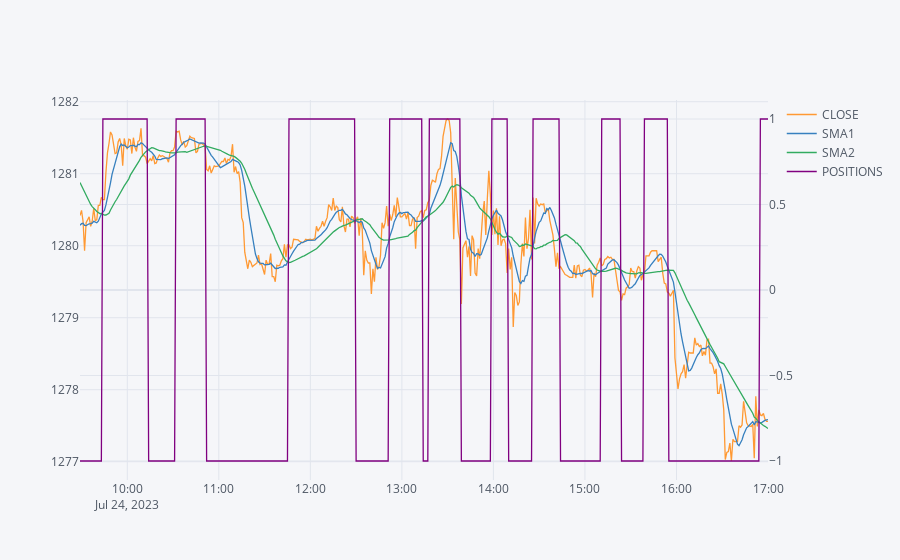

The cell this chart's notebook holds for it:
### Code cell
data.iplot(secondary_y='POSITIONS')

### Figure 1 — Plotly figure (JSON) as saved in the notebook; plotly's stock layout.template omitted (floating-point values rounded to 4 significant figures; data arrays with more than 128 entries replaced by an {"elided": "..."} marker saying what was removed)
{"data": [{"line": {"color": "rgba(255, 153, 51, 1.0)", "dash": "solid", "shape": "linear", "width": 1.3}, "mode": "lines", "name": "CLOSE", "text": "", "type": "scatter", "x": {"elided": "452 str values"}, "y": {"elided": "452 float values"}}, {"line": {"color": "rgba(55, 128, 191, 1.0)", "dash": "solid", "shape": "linear", "width": 1.3}, "mode": "lines", "name": "SMA1", "text": "", "type": "scatter", "x": {"elided": "452 str values"}, "y": {"elided": "452 float values"}}, {"line": {"color": "rgba(50, 171, 96, 1.0)", "dash": "solid", "shape": "linear", "width": 1.3}, "mode": "lines", "name": "SMA2", "text": "", "type": "scatter", "x": {"elided": "452 str values"}, "y": {"elided": "452 float values"}}, {"line": {"color": "rgba(128, 0, 128, 1.0)", "dash": "solid", "shape": "linear", "width": 1.3}, "mode": "lines", "name": "POSITIONS", "text": "", "type": "scatter", "x": {"elided": "452 str values"}, "xaxis": "x", "y": {"elided": "452 int values"}, "yaxis": "y2"}], "layout": {"legend": {"bgcolor": "#F5F6F9", "font": {"color": "#4D5663"}}, "paper_bgcolor": "#F5F6F9", "plot_bgcolor": "#F5F6F9", "title": {"font": {"color": "#4D5663"}}, "xaxis": {"gridcolor": "#E1E5ED", "showgrid": true, "tickfont": {"color": "#4D5663"}, "title": {"font": {"color": "#4D5663"}, "text": ""}, "zerolinecolor": "#E1E5ED"}, "yaxis": {"gridcolor": "#E1E5ED", "showgrid": true, "tickfont": {"color": "#4D5663"}, "title": {"font": {"color": "#4D5663"}, "text": ""}, "zerolinecolor": "#E1E5ED"}, "yaxis2": {"anchor": "x", "gridcolor": "#E1E5ED", "overlaying": "y", "showgrid": true, "side": "right", "tickfont": {"color": "#4D5663"}, "title": {"text": ""}, "zerolinecolor": "#E1E5ED"}}}
